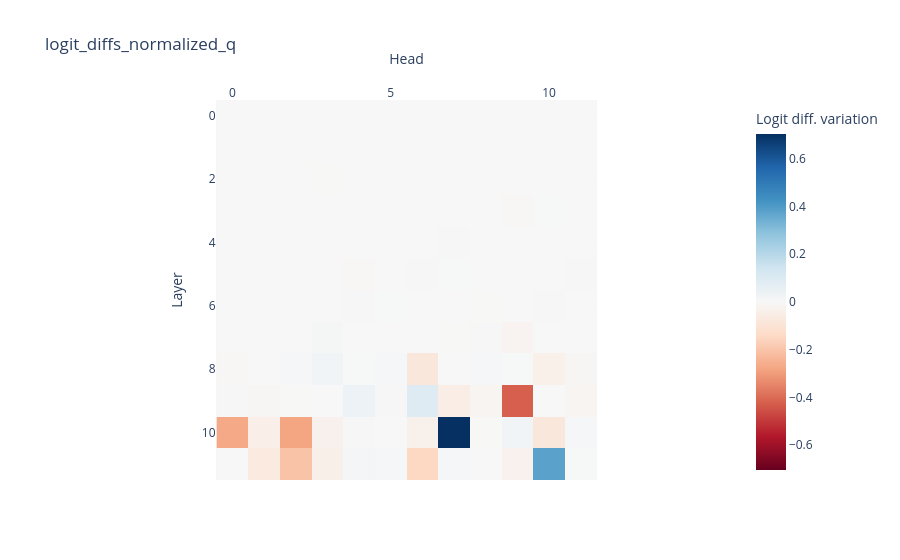
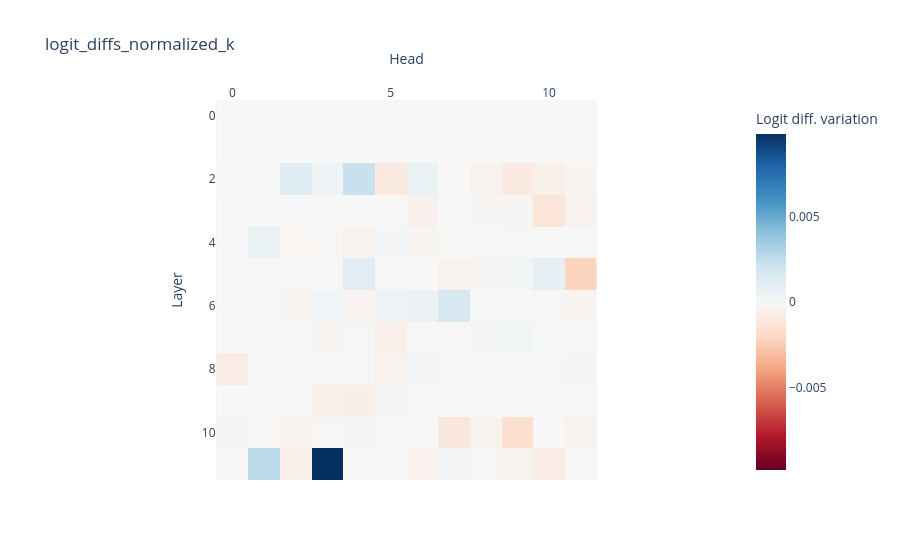
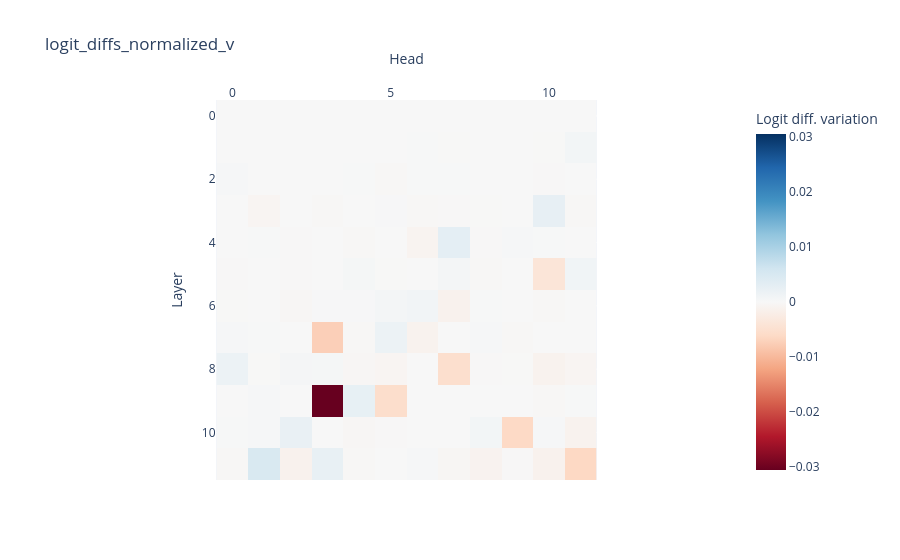
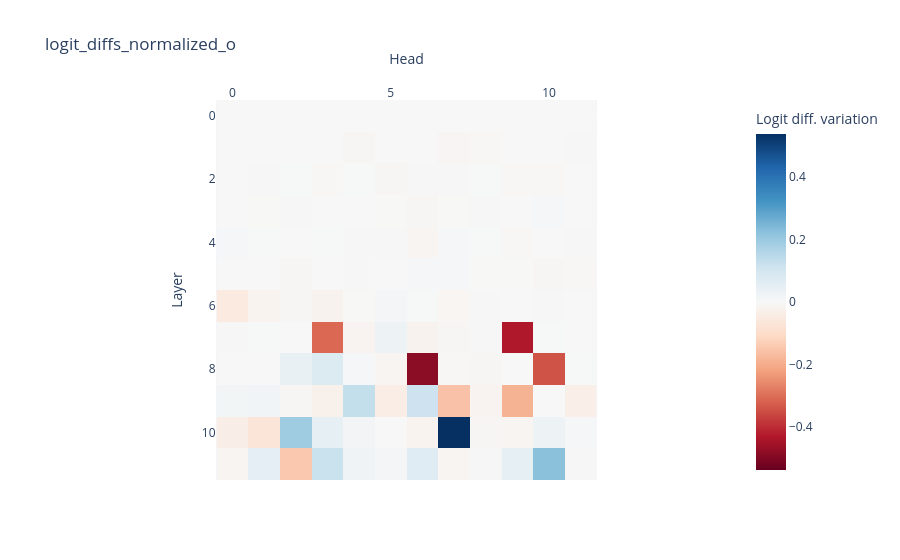

The notebook cell these images were saved under, in order:
### Code cell
from misc import activation_patching
send_info = None
recv_info = {"type":"qkvo", "token_pos_ls":([16]*10)}
activation_patching(prompt_dict_ls_ORIG, prompt_dict_ls_NEW, model, tokenizer, send_info, recv_info, output_dir, n_layers, n_heads, bsz=20, demo_now=True)

### Figure 1 — Plotly figure (JSON) as saved in the notebook; plotly's stock layout.template omitted (floating-point values rounded to 4 significant figures; data arrays with more than 128 entries replaced by an {"elided": "..."} marker saying what was removed)
{"data": [{"coloraxis": "coloraxis", "hovertemplate": "Head: %{x}<br>Layer: %{y}<br>Logit diff. variation: %{z}<extra></extra>", "name": "0", "type": "heatmap", "xaxis": "x", "yaxis": "y", "z": {"elided": "12x12 float values"}}], "layout": {"coloraxis": {"cmid": 0, "colorbar": {"title": {"text": "Logit diff. variation"}}, "colorscale": [[0, "rgb(103,0,31)"], [0.1, "rgb(178,24,43)"], [0.2, "rgb(214,96,77)"], [0.3, "rgb(244,165,130)"], [0.4, "rgb(253,219,199)"], [0.5, "rgb(247,247,247)"], [0.6, "rgb(209,229,240)"], [0.7, "rgb(146,197,222)"], [0.8, "rgb(67,147,195)"], [0.9, "rgb(33,102,172)"], [1, "rgb(5,48,97)"]]}, "title": {"text": "logit_diffs_normalized_q"}, "xaxis": {"anchor": "y", "constrain": "domain", "domain": [0, 1], "scaleanchor": "y", "side": "top", "title": {"text": "Head"}}, "yaxis": {"anchor": "x", "autorange": "reversed", "constrain": "domain", "domain": [0, 1], "title": {"text": "Layer"}}}}

### Figure 2 — Plotly figure (JSON) as saved in the notebook; plotly's stock layout.template omitted (floating-point values rounded to 4 significant figures; data arrays with more than 128 entries replaced by an {"elided": "..."} marker saying what was removed)
{"data": [{"coloraxis": "coloraxis", "hovertemplate": "Head: %{x}<br>Layer: %{y}<br>Logit diff. variation: %{z}<extra></extra>", "name": "0", "type": "heatmap", "xaxis": "x", "yaxis": "y", "z": {"elided": "12x12 float values"}}], "layout": {"coloraxis": {"cmid": 0, "colorbar": {"title": {"text": "Logit diff. variation"}}, "colorscale": [[0, "rgb(103,0,31)"], [0.1, "rgb(178,24,43)"], [0.2, "rgb(214,96,77)"], [0.3, "rgb(244,165,130)"], [0.4, "rgb(253,219,199)"], [0.5, "rgb(247,247,247)"], [0.6, "rgb(209,229,240)"], [0.7, "rgb(146,197,222)"], [0.8, "rgb(67,147,195)"], [0.9, "rgb(33,102,172)"], [1, "rgb(5,48,97)"]]}, "title": {"text": "logit_diffs_normalized_k"}, "xaxis": {"anchor": "y", "constrain": "domain", "domain": [0, 1], "scaleanchor": "y", "side": "top", "title": {"text": "Head"}}, "yaxis": {"anchor": "x", "autorange": "reversed", "constrain": "domain", "domain": [0, 1], "title": {"text": "Layer"}}}}

### Figure 3 — Plotly figure (JSON) as saved in the notebook; plotly's stock layout.template omitted (floating-point values rounded to 4 significant figures; data arrays with more than 128 entries replaced by an {"elided": "..."} marker saying what was removed)
{"data": [{"coloraxis": "coloraxis", "hovertemplate": "Head: %{x}<br>Layer: %{y}<br>Logit diff. variation: %{z}<extra></extra>", "name": "0", "type": "heatmap", "xaxis": "x", "yaxis": "y", "z": {"elided": "12x12 float values"}}], "layout": {"coloraxis": {"cmid": 0, "colorbar": {"title": {"text": "Logit diff. variation"}}, "colorscale": [[0, "rgb(103,0,31)"], [0.1, "rgb(178,24,43)"], [0.2, "rgb(214,96,77)"], [0.3, "rgb(244,165,130)"], [0.4, "rgb(253,219,199)"], [0.5, "rgb(247,247,247)"], [0.6, "rgb(209,229,240)"], [0.7, "rgb(146,197,222)"], [0.8, "rgb(67,147,195)"], [0.9, "rgb(33,102,172)"], [1, "rgb(5,48,97)"]]}, "title": {"text": "logit_diffs_normalized_v"}, "xaxis": {"anchor": "y", "constrain": "domain", "domain": [0, 1], "scaleanchor": "y", "side": "top", "title": {"text": "Head"}}, "yaxis": {"anchor": "x", "autorange": "reversed", "constrain": "domain", "domain": [0, 1], "title": {"text": "Layer"}}}}

### Figure 4 — Plotly figure (JSON) as saved in the notebook; plotly's stock layout.template omitted (floating-point values rounded to 4 significant figures; data arrays with more than 128 entries replaced by an {"elided": "..."} marker saying what was removed)
{"data": [{"coloraxis": "coloraxis", "hovertemplate": "Head: %{x}<br>Layer: %{y}<br>Logit diff. variation: %{z}<extra></extra>", "name": "0", "type": "heatmap", "xaxis": "x", "yaxis": "y", "z": {"elided": "12x12 float values"}}], "layout": {"coloraxis": {"cmid": 0, "colorbar": {"title": {"text": "Logit diff. variation"}}, "colorscale": [[0, "rgb(103,0,31)"], [0.1, "rgb(178,24,43)"], [0.2, "rgb(214,96,77)"], [0.3, "rgb(244,165,130)"], [0.4, "rgb(253,219,199)"], [0.5, "rgb(247,247,247)"], [0.6, "rgb(209,229,240)"], [0.7, "rgb(146,197,222)"], [0.8, "rgb(67,147,195)"], [0.9, "rgb(33,102,172)"], [1, "rgb(5,48,97)"]]}, "title": {"text": "logit_diffs_normalized_o"}, "xaxis": {"anchor": "y", "constrain": "domain", "domain": [0, 1], "scaleanchor": "y", "side": "top", "title": {"text": "Head"}}, "yaxis": {"anchor": "x", "autorange": "reversed", "constrain": "domain", "domain": [0, 1], "title": {"text": "Layer"}}}}
